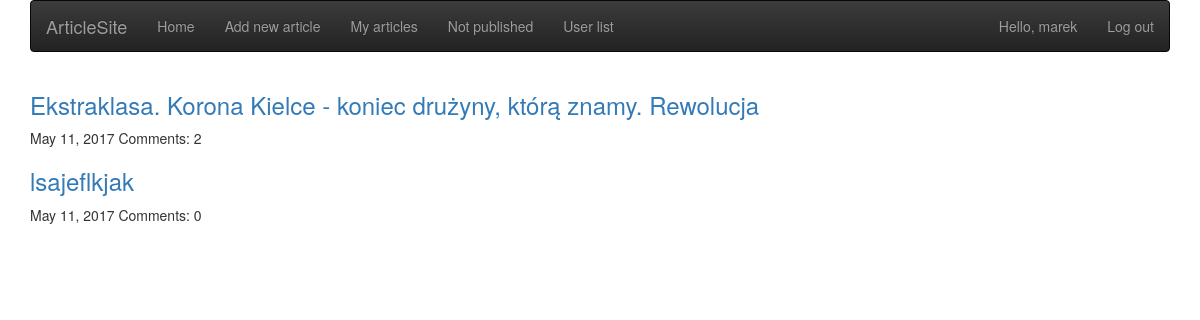
The page /my_article/1/ (signed in) on the database as committed earlier.
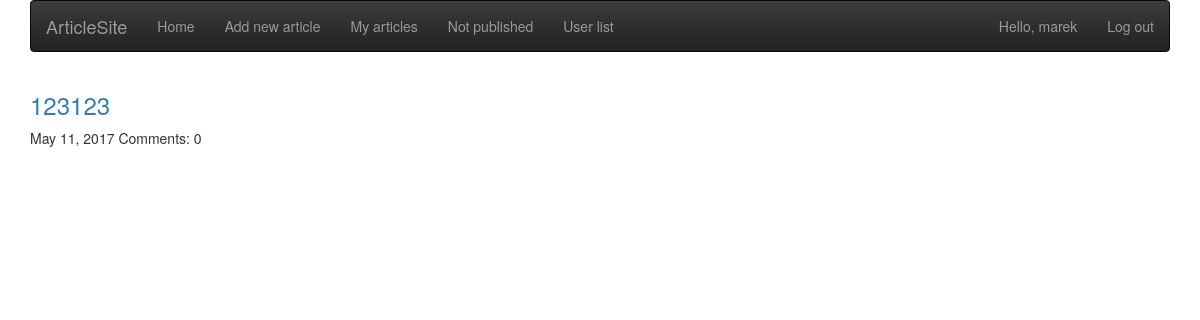
The same page on the database as committed later.
### newspaper/models.py (models this page shows, shortened)
class Article(models.Model):
    author = models.ForeignKey('auth.User', related_name='articles')
    date = models.DateField(default=timezone.now)
    title = models.CharField(max_length=200)
    content = models.TextField()
    is_published = models.BooleanField(default=False)
    photo = models.ImageField(upload_to='pictures', null=True, blank=True)
    def __str__(self):
        return str(self.title)

### newspaper/views.py (the view)
# urls.py: url(r'^my_article/(?P<user>[0-9]+)/$', views.my_article, name='my_article'),
@login_required
def my_article(request, user):
    articles_list = Article.objects.filter(author=user).order_by('-date')
    return render(request, 'newspaper/my_article.html', {'article_list': articles_list})

### newspaper/templates/newspaper/my_article.html
{% extends 'newspaper/home.html' %}
{% block content %}
    <div>
    {% for article in article_list %}
        <h3>{% if article.is_published == False %}[NOT PUBLISHED] {% endif %}
            <a href="{% url 'article_detail' pk=article.pk %}">{{ article }}</a></h3>
        <p>{{ article.date }} Comments: {{ article.comments.count }}</p>
    {% endfor %}
    </div>
{% endblock %}

Rows that differ between the two databases and show on the page:
removed Article: title "Ekstraklasa. Korona Kielce - koniec drużyny, którą znamy. Rewolucja", date "May 11, 2017", comments.count "2"
removed Article: title "lsajeflkjak", date "May 11, 2017", comments.count "0"
added Article: title "123123", date "May 11, 2017", comments.count "0"
